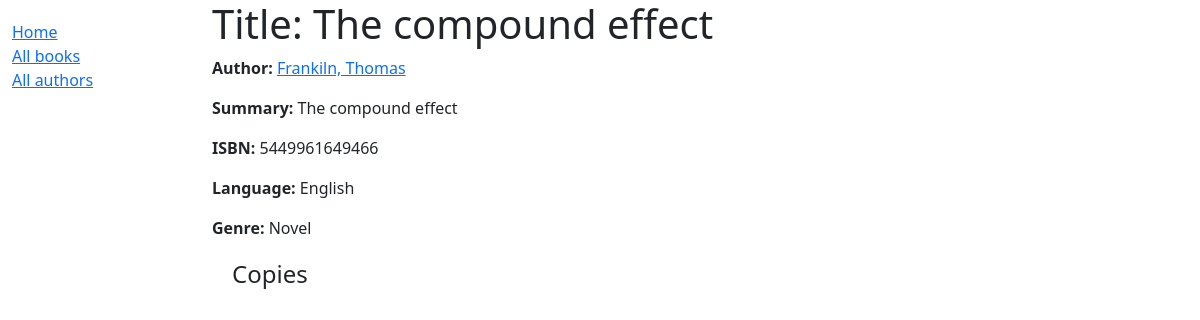
/catalog/book/3, run on the app's committed database.
### catalog/models.py (models this page shows, shortened)
class Book(models.Model):
    title = models.CharField(max_length=200)
    author = models.ForeignKey("Author", on_delete=models.SET_NULL, null=True)
    summary = models.TextField(
        max_length=1000, help_text="Enter a brief description of the book"
    )
    isbn = models.CharField(
        "ISBN",
        max_length=13,
        unique=True,
        help_text='13 Character <a href="https://www.isbn-international.org/content/what-isbn">ISBN number</a>',
    )
    genre = models.ManyToManyField(Genre, help_text="Select a genre for this book")
    language = models.ForeignKey(Language, on_delete=models.SET_NULL, null=True)
    def display_genre(self):
        """Create a string for the Genre. This is required to display genre in Admin."""
        return ", ".join(genre.name for genre in self.genre.all()[:3])
    display_genre.short_description = "Genre"

class Author(models.Model):
    first_name = models.CharField(max_length=100)
    last_name = models.CharField(max_length=100)
    date_of_birth = models.DateField(null=True, blank=True)
    date_of_death = models.DateField("Died", null=True, blank=True)
    class Meta:
        ordering = ["last_name",]
    def __str__(self):
        return f"{self.last_name}, {self.first_name}"

class Language(models.Model):
    name = models.CharField(
        max_length=200,
        help_text="Enter the book's natural language (e.g. English, French, Japanese etc.)",
    )
    def __str__(self):
        return self.name

class Genre(models.Model):
    name = models.CharField(
        max_length=200, help_text="Enter a book genre (e.g. Science Fiction)"
    )
    def __str__(self) -> str:
        return self.name

### catalog/views.py (the view)
# urls.py: path("book/<int:pk>", views.BookDetailView.as_view(), name="book-detail"),
class BookDetailView(generic.DetailView):
    model = Book

### catalog/templates/catalog/book_detail.html (shortened to what this page needs)
{% extends "base.html" %}
{% block content %}
<h1>Title: {{ book.title }}</h1>
<p><strong>Author:</strong> <a href="">{{ book.author }}</a></p>
<p><strong>Summary:</strong> {{ book.summary }}</p>
<p><strong>ISBN:</strong> {{ book.isbn }}</p>
<p><strong>Language:</strong> {{ book.language }}</p>
<p><strong>Genre:</strong> {{ book.genre.all|join:", " }}</p>
<div style="margin-left:20px;margin-top:20px">
    <h4>Copies</h4>
</div>
{% endblock %}

### data on the page
Book: author "Frankiln, Thomas", summary "The compound effect", isbn "5449961649466", language "English", genre.all "Novel"
